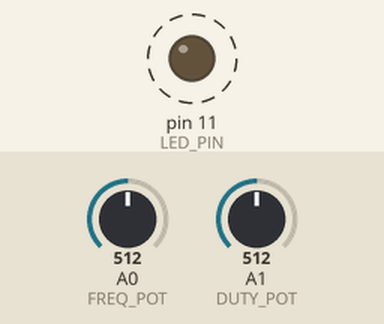
This sketch was run on a simulated Arduino Uno, built with avr-gcc and run on an emulated ATmega328P. Shown: output pins drawn as LEDs (lit = HIGH). Dashed ring = blinking. The inputs (shaded band) are chosen by the test bench; at power-on: A0 (FREQ_POT) = 512, A1 (DUTY_POT) = 512.

Above: at 1.2 s.
1.3 s: A0 (FREQ_POT) set to 0
At 1.57 s:
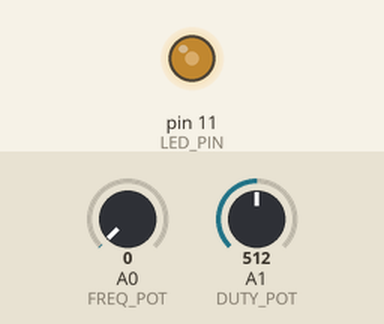
4.3 s: A1 (DUTY_POT) set to 900
At 4.75 s:
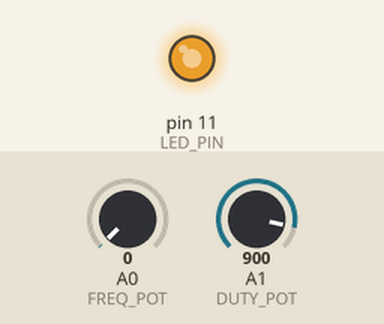
7.3 s: A1 (DUTY_POT) set to 122
8.8 s: A0 (FREQ_POT) set to 49
At 9.8 s:
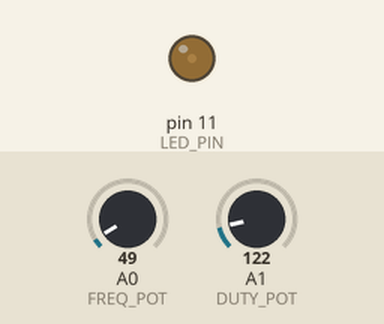
10.3 s: A0 (FREQ_POT) set to 55
At 10.63 s:
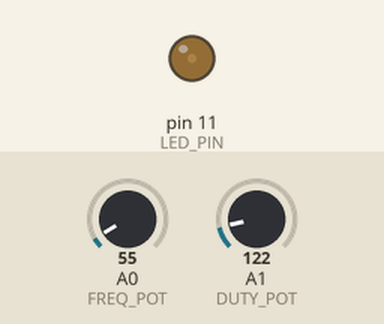
13.3 s: A0 (FREQ_POT) set to 306
Timing chart, 0 to 17.3 s (numbered marks = the images above; inputs shaded):
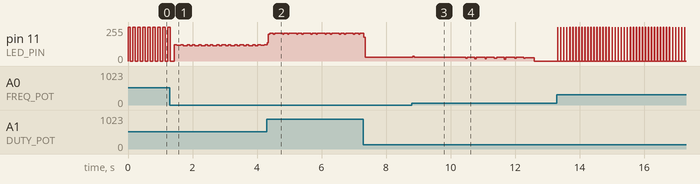

The sketch:

pwm_duty_cycle.ino
```cpp
// Pot on A0: period — 5 ms (200 Hz, smooth) to 300 ms (3 Hz, visible blink)
// Pot on A1: duty cycle — 0% to 100%, independent of frequency
const int LED_PIN = 11;
const int FREQ_POT = A0;
const int DUTY_POT = A1;

// delayMicroseconds() is unreliable above ~16 ms; split into ms + leftover us.
void delayUs(long us) {
  if (us >= 1000) delay(us / 1000);
  delayMicroseconds(us % 1000);
}

void setup() {
  pinMode(LED_PIN, OUTPUT);
}

void loop() {
  long period_us = map(analogRead(FREQ_POT), 0, 1023, 5000L, 300000L);
  int  duty_pct  = map(analogRead(DUTY_POT), 0, 1023, 0, 100);
  long on_us     = period_us * duty_pct / 100;

  digitalWrite(LED_PIN, HIGH);
  delayUs(on_us);
  digitalWrite(LED_PIN, LOW);
  delayUs(period_us - on_us);
}
```

Measured:
- after the input at 8.8 s, pin 11 (LED_PIN): 27/255 → 28/255 at once
